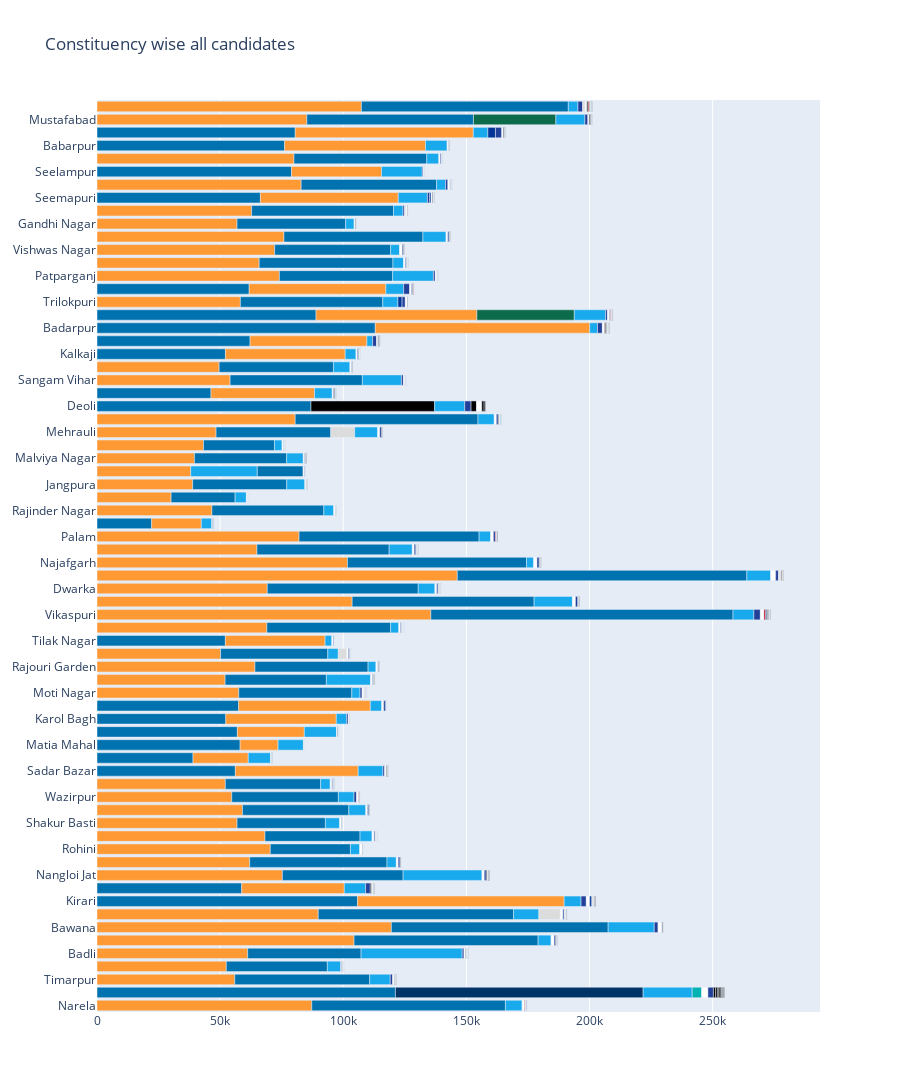

Notebook code cell kept with this figure:
### Markdown cell above
# Constuitency wise analysis

### Code cell
# All constituencies at a glance 
fig = go.Figure()
fig.add_traces(go.Bar(y=result['Constituency Name'], x=result['Total Votes'], customdata=result[['Abb','Candidate']],
                      orientation='h', marker_color=result['Color'], hovertemplate='%{y}<br>%{customdata[1]}<br>%{customdata[0]} %{x} votes',
                      hovertext=list(zip(result['Abb'],result['Candidate'])), name=''))
fig.update_layout(title='Constituency wise all candidates', height=1500)

### Figure 1 — Plotly figure (JSON) as saved in the notebook; plotly's stock layout.template omitted (floating-point values rounded to 4 significant figures; data arrays with more than 128 entries replaced by an {"elided": "..."} marker saying what was removed)
{"data": [{"customdata": {"elided": "769x2 str values"}, "hovertemplate": "%{y}<br>%{customdata[1]}<br>%{customdata[0]} %{x} votes", "hovertext": {"elided": "769 str values"}, "marker": {"color": {"elided": "769 str values"}}, "name": "", "orientation": "h", "type": "bar", "x": {"elided": "769 int values"}, "y": {"elided": "769 str values"}}], "layout": {"height": 1500, "title": {"text": "Constituency wise all candidates"}}}
